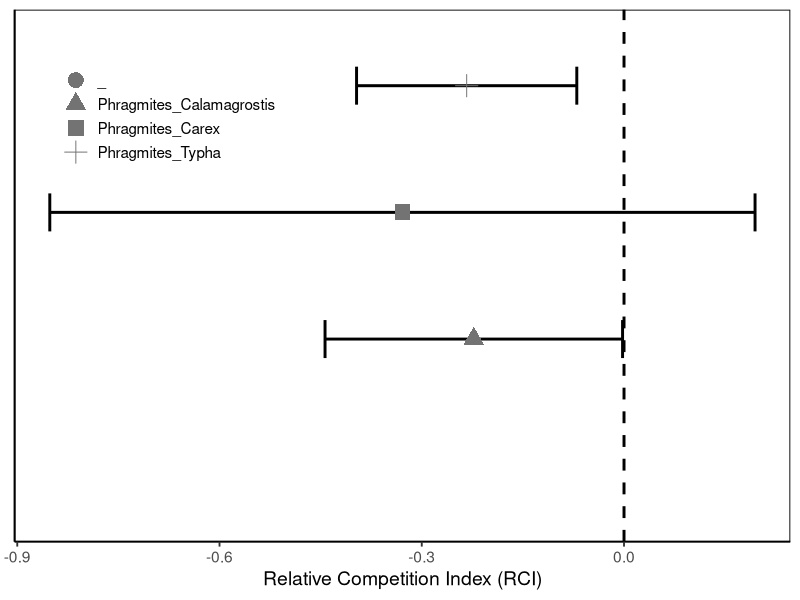
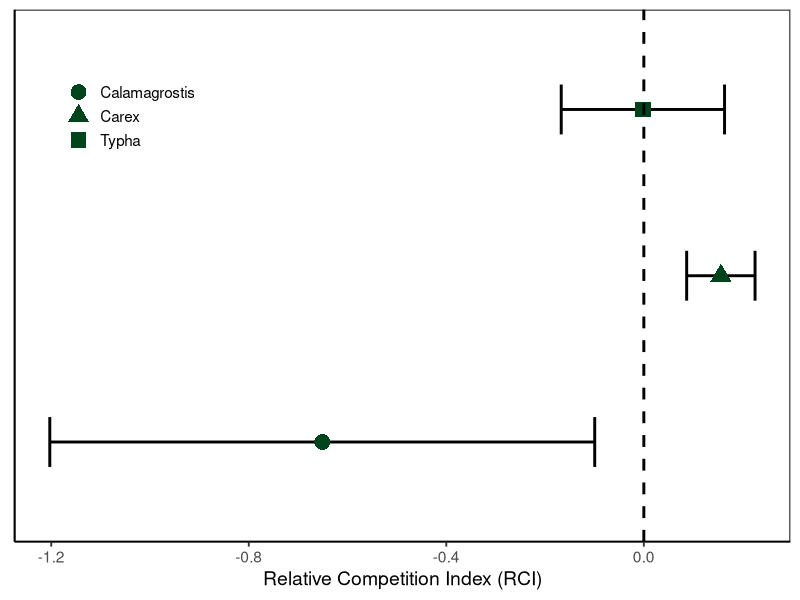
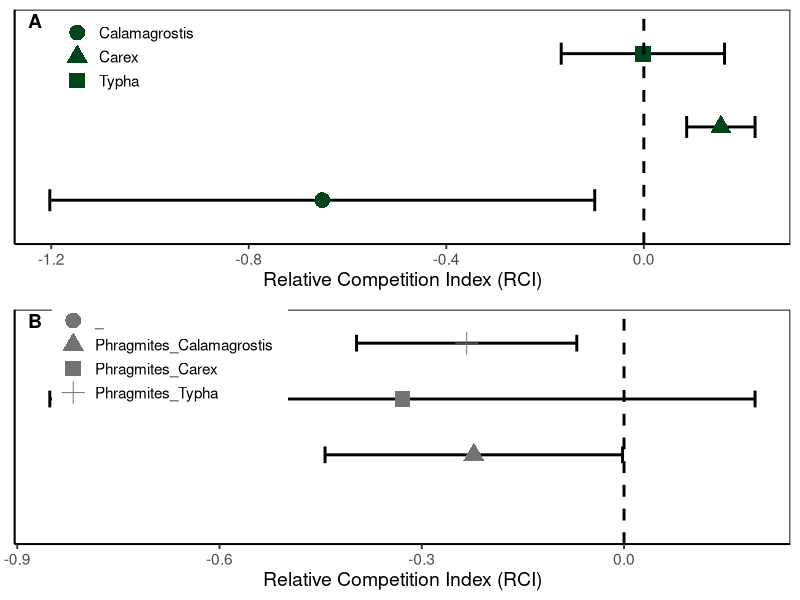
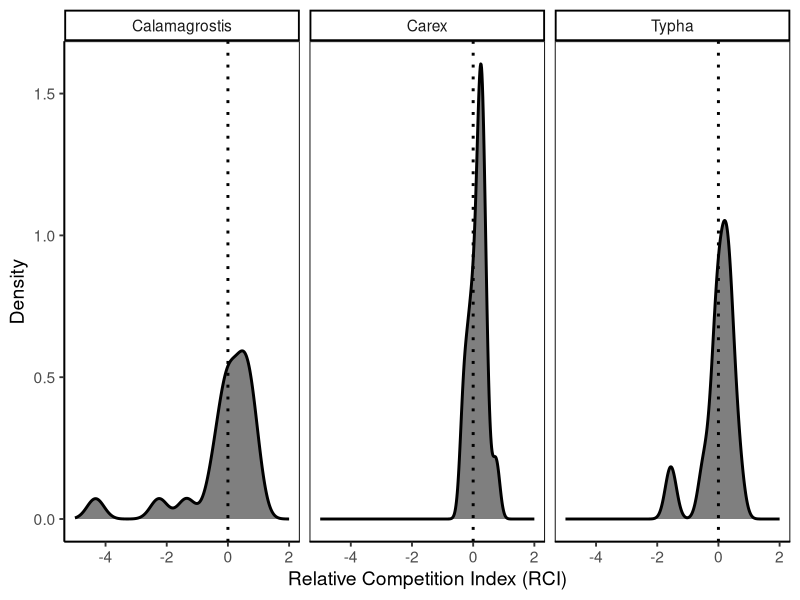
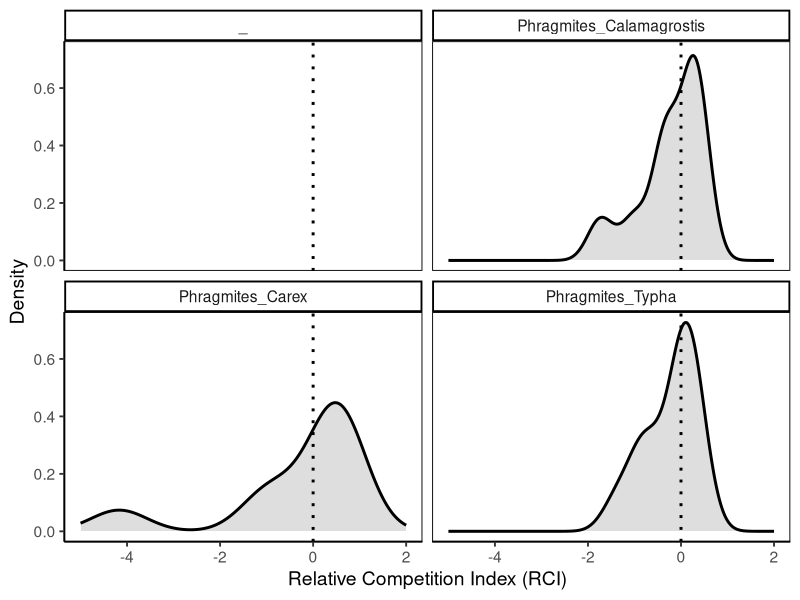
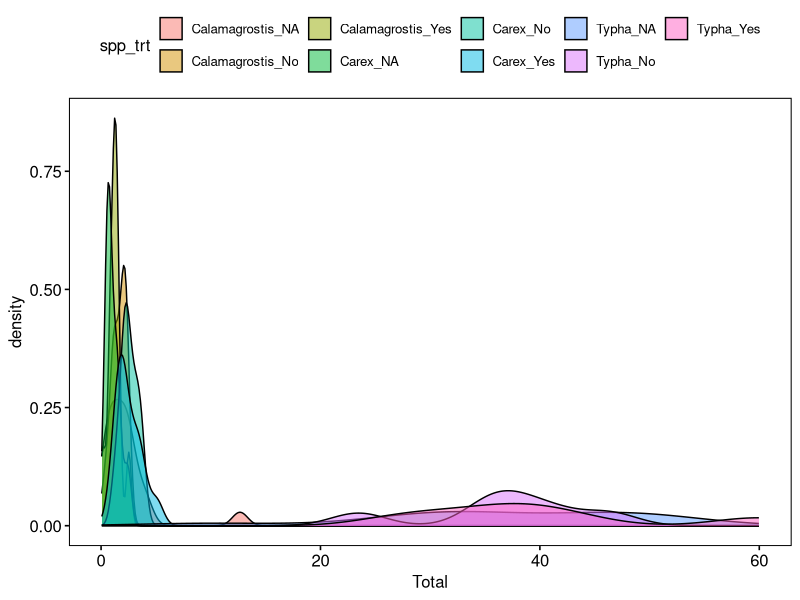
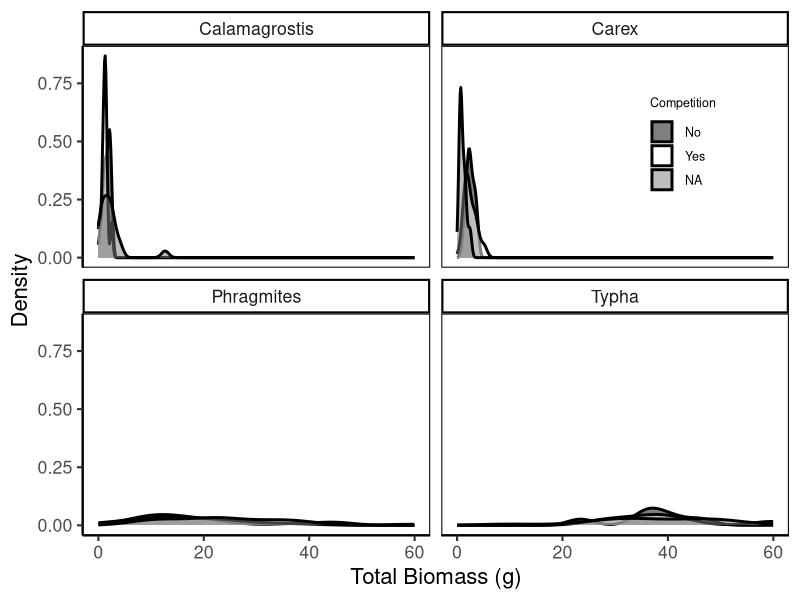
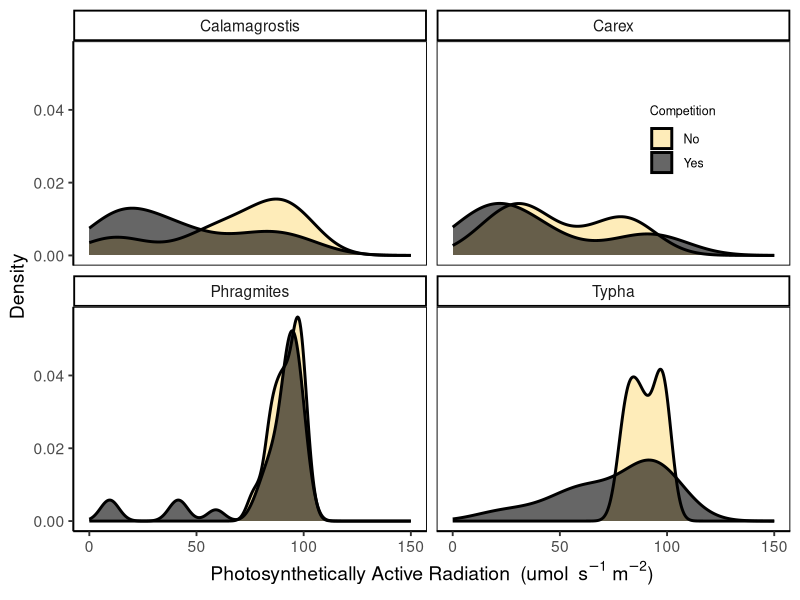

These charts were generated, in order, by the following R code: (Note: this script raises an error after producing the figures.)

library(tidyverse)
library(ggpubr)
library(cowplot)
library(gridExtra)


RCI.res <- read.csv("Data/RCI_residents.csv")
str(RCI.res) 
RCI.res$Year <- as.factor(RCI.res$Year)

sum <- RCI.res %>% 
  group_by(Phytometer, Year) %>% 
  summarise(average = mean(RCI),
            std = sd(RCI),
            N = length(RCI),
            SE = (std/(sqrt(N))))

# A tibble: 6 x 6
# Groups:   Phytometer [3]
#Phytometer      Year   average   std     N     SE
#1 Calamagrostis 2016  -1.37    3.50     10  1.11  
#2 Calamagrostis 2017   0.00591 0.862    11  0.260 
#3 Carex         2016   0.365   0.244     5  0.109 
#4 Carex         2017   0.0611  0.244    11  0.0735
#5 Typha         2016   0.188   0.383     6  0.156 
#6 Typha         2017  -0.192   0.699     6  0.285 


##### Resident species ##############

RCI.plot <- ggplot(sum, aes(x = Phytometer, y = average, colour = Year, shape = Year)) + 
  geom_point(position = position_dodge(0.6),
             size = 5) +
  geom_errorbar(aes(ymin = average - SE, ymax = average + SE),
                width = 0.3, position = position_dodge(0.6),
                color = "black",
                size = 1) +
  theme_classic() +
  scale_colour_manual(values = c("#00441b", "#08519c")) +
  labs(x = " ",
       y = expression(paste("Relative Competition Index (RCI)"))) + 
  theme(panel.border = element_rect(fill = NA)) +
  theme(text = element_text(size = 16),
        axis.text.x = element_text(size = 14),
        axis.text.y = element_text(size = 15)) +
  geom_hline(yintercept = 0, linetype = "dashed",
             size = 1) +
  coord_flip() +
  theme(axis.text.y = element_text(angle = 30))

ggsave("Figures/RCI_residents.jpeg")

###### Phragmites ###############

RCI.phrag <- read.csv("Data/RCI.phrag.csv")
str(RCI.phrag) 
RCI.phrag$Year <- as.factor(RCI.phrag$Year)

RCI.phrag <- RCI.phrag %>% 
  unite("Phytometer", Phytometer,Neighbours, remove = FALSE)


ph.sum <- RCI.phrag %>% 
  group_by(Phytometer, Year) %>% 
  summarise(average = mean(RCI),
            std = sd(RCI),
            N = length(RCI),
            SE = (std/(sqrt(N))))

#   spp_n                    Year  average   std     N    SE
#1 Phragmites_Calamagrostis 2016  -0.123  0.544     6 0.222
#2 Phragmites_Calamagrostis 2017  -0.373  0.958     4 0.479
#3 Phragmites_Carex         2016  -0.675  2.05      5 0.915
#4 Phragmites_Carex         2017   0.104  0.728     4 0.364
#5 Phragmites_Typha         2016  -0.0544 0.373     5 0.167
#6 Phragmites_Typha         2017  -0.361  0.670     7 0.253

##### Resident species ##############

ph.sum <- ph.sum %>% 
  mutate(Year = fct_relevel(Year, "2017", "2016"))

RCI.plot2 <- ggplot(ph.sum, aes(x = Phytometer, y = average, colour = Year, shape = Year)) + 
  geom_point(position = position_dodge(0.6),
             size = 5) +
  geom_errorbar(aes(ymin = average - SE, ymax = average + SE),
                width = 0.3, position = position_dodge(0.6),
                color = "black",
                size = 1) +
  theme_classic() +
  scale_colour_manual(values = c("#00441b", "#08519c")) +
  labs(x = " ",
       y = expression(paste("Relative Competition Index (RCI)"))) + 
  theme(panel.border = element_rect(fill = NA)) +
  theme(text = element_text(size = 16),
        axis.text.x = element_text(size = 14),
        axis.text.y = element_text(size = 15)) +
  geom_hline(yintercept = 0, linetype = "dashed",
             size = 1) +
  coord_flip() +
  theme(axis.text.y = element_text(angle = 30))

ggsave("Figures/RCI_phragmites.jpeg")



RCI.panel <- ggarrange(RCI.plot, RCI.plot2,
                       ncol = 2, common.legend = TRUE,
                       legend = "bottom",
                       labels = "AUTO",
                       hjust = c(-13, -20), vjust = 1.75)

ggsave("Figures/RCI_panel.TIFF", RCI.panel,
       dpi = 150, units = "in")



summed <- full_join(sum, ph.sum)

summmed <- summed %>% 
  mutate(Year = fct_relevel(Year, "2017", "2016"))

summed <- summed %>% 
  mutate(Phytometer = fct_relevel(Phytometer, 
                                  "Typha", 
                                  "Carex", 
                                  "Calamagrostis",
                                  "Phragmites_Typha", 
                                  "Phragmites_Carex", 
                                  "Phragmites_Calamagrostis"))


RCI.plot.all <- ggplot(summed, aes(x = Phytometer, y = average, colour = Year, shape = Year)) + 
  geom_point(position = position_dodge(0.6),
             size = 5) +
  geom_errorbar(aes(ymin = average - SE, ymax = average + SE),
                width = 0.3, position = position_dodge(0.6),
                color = "black",
                size = 1) +
  theme_classic() +
  scale_colour_manual(values = c("#00441b", "#08519c")) +
  labs(x = " ",
       y = expression(paste("Relative Competition Index (RCI)"))) + 
  theme(panel.border = element_rect(fill = NA)) +
  theme(text = element_text(size = 16),
        axis.text.x = element_text(size = 14),
        axis.text.y = element_text(size = 15)) +
  geom_hline(yintercept = 0, linetype = "dashed",
             size = 1) +
  coord_flip() +
  theme(axis.text.y = element_text(angle = 30))

######### No Years Apart ###############

sum.phrag <- RCI.phrag %>% 
  group_by(Phytometer) %>% 
  summarise(average = mean(RCI),
            std = sd(RCI),
            N = length(RCI),
            SE = (std/(sqrt(N))))

#  Phytometer               average   std     N    SE
#1 Phragmites_Calamagrostis  -0.223 0.698    10 0.221
#2 Phragmites_Carex          -0.329 1.57      9 0.523
#3 Phragmites_Typha          -0.233 0.566    12 0.163

write.csv(sum.phrag, "Data/phrag.RCI.sum.csv")

RCI.plot.phr <- ggplot(sum.phrag, aes(x = Phytometer, y = average, shape = Phytometer)) + 
  geom_errorbar(aes(ymin = average - SE, ymax = average + SE),
                width = 0.3, 
                color = "black",
                size = 1) +
  geom_point(size = 5,
             colour = "#737373") +
  theme_classic(base_size = 14) +
  ylab("Relative Competition Index (RCI)") + 
  theme(panel.border = element_rect(fill = NA)) +
  theme(axis.title.y=element_blank(),
        axis.text.y=element_blank(),
        axis.ticks.y=element_blank()) +
  geom_hline(yintercept = 0, linetype = "dashed",
             size = 1) +
  coord_flip() +
  theme(legend.position = c(0.2, 0.8)) +
  theme(legend.title = element_blank()) +
  theme(legend.text=element_text(size=11))


RCI.plot.phr

ggsave("Figures/RCI_phrag.TIFF", RCI.plot.phr,
       dpi = 300)


sum.res <- RCI.res %>% 
  group_by(Phytometer) %>% 
  summarise(average = mean(RCI),
            std = sd(RCI),
            N = length(RCI),
            SE = (std/(sqrt(N))))

#Phytometer     average   std     N     SE
#1 Calamagrostis -0.651   2.53     21 0.552 
#2 Carex          0.156   0.277    16 0.0692
#3 Typha         -0.00193 0.573    12 0.165 

RCI.plot.res <- ggplot(sum.res, aes(x = Phytometer, y = average, shape = Phytometer)) + 
    geom_errorbar(aes(ymin = average - SE, ymax = average + SE),
                width = 0.3, 
                color = "black",
                size = 1) +
  geom_point(size = 5,
             colour = "#00441b") +
  theme_classic(base_size = 14) +
  theme(axis.title.y=element_blank(),
        axis.text.y=element_blank(),
        axis.ticks.y=element_blank()) +
  theme(panel.border = element_rect(fill = NA)) +
  geom_hline(yintercept = 0, linetype = "dashed",
             size = 1) +
  ylab("Relative Competition Index (RCI)") +
  coord_flip() +
  theme(legend.position = c(0.15, 0.8)) +
  theme(legend.title = element_blank()) +
  theme(legend.text=element_text(size=11))

RCI.plot.res


ggsave("Figures/RCI_residents.TIFF", RCI.plot.phr,
       dpi = 300)



panel.RCI <- ggarrange(RCI.plot.res, RCI.plot.phr,
                       nrow = 2,
                   labels = "AUTO",
                   hjust = c(-2, -2),
                   vjust = 2)

panel.RCI

ggsave("Figures/RCI_panel.TIFF", panel.RCI,
       dpi = 300)

######## RCI Density Plots ##########
RCI.res <- read.csv("Data/RCI_residents.csv")
RCI.res

rci.res.den <- ggplot(RCI.res, aes(x = RCI, fill = as.factor(Phytometer))) +
  geom_density(alpha = 0.5, size = 1) +
  facet_wrap("Phytometer") + 
  scale_fill_manual(values = c("black", "black", "black")) +
  theme_classic(base_size = 14) +
  theme(panel.border = element_rect(fill = NA)) +
  labs(x = "Relative Competition Index (RCI)",
       y = "Density") +
  theme(legend.position = "none") +
  xlim(-5, 2) +
  geom_vline(xintercept = 0, linetype="dotted", 
             color = "black", size=1)

rci.res.den 

ggsave("Figures/RCI_density.TIFF", rci.res.den,
       dpi= 300)




RCI.phrag <- read.csv("Data/RCI.phrag.csv")
RCI.phrag

RCI.phrag <- RCI.phrag %>% 
  unite("Species", Phytometer,Neighbours, remove = FALSE)

rci.phr.den <- ggplot(RCI.phrag, aes(x = RCI, fill = as.factor(Phytometer))) +
  geom_density(alpha = 0.5, size = 1) +
  facet_wrap("Species") + 
  scale_fill_manual(values = c("grey", "grey", "grey")) +
  theme_classic(base_size = 14) +
  theme(panel.border = element_rect(fill = NA)) +
  labs(x = "Relative Competition Index (RCI)",
       y = "Density") +
  theme(legend.position = "none") +
  xlim(-5, 2) +
  geom_vline(xintercept = 0, linetype="dotted", 
             color = "black", size=1)

rci.phr.den 

ggsave("Figures/RCI_phrag_density.TIFF", rci.phr.den,
       dpi= 300)


############ Raw Biomass ##########

weights16 <- read.csv("Data/weights_2016.csv")
weights17 <- read.csv("Data/weights_2017.csv")

weights <- full_join(weights16, weights17)
weights <- weights %>% 
  unite("spp_trt", Species, Competition, remove = FALSE)


target <- c("Carex", "Calamagrostis", "Typha")

weight.res <- weights %>% filter(Species %in% target)

res.den <- ggdensity(weight.res, x = "Total", fill = "spp_trt", combine = TRUE)
res.den

density <- ggplot(weights, aes(x = Total, fill = as.factor(Competition))) +
  geom_density(alpha = 0.5, size = 1) +
  facet_wrap("Species") + 
  scale_fill_manual(values = c("black", "white")) +
  theme_classic(base_size = 16) +
  theme(plot.title = element_text(size = 14, face = "bold"),
        legend.title=element_text(size=9), 
        legend.text=element_text(size=9)) +
  theme(panel.border = element_rect(fill = NA)) +
  labs(x = "Total Biomass (g)",
       y = "Density") +
  labs(fill = "Competition") +
  theme(legend.position = c(0.85, 0.8))
  
density

ggsave("Figures/biomass_density.TIFF", density,
       dpi = 300)


##### Light Penetration #########
phrag.light.pair <- read.csv("Data/Light_phrag.csv")
light.res.pair <- read.csv("Data/light_resident.csv")

light <- full_join(phrag.light.pair, light.res.pair)

light <- light %>% #rename the factors
  mutate(Competition = fct_recode(Competition,
                                "No" = "no",
                                "Yes" = "yes"))


light.den <- ggplot(light, aes(x = Incident, fill = as.factor(Competition))) +
  geom_density(alpha = 0.6, size = 1) +
  facet_wrap("Phytometer") + 
  scale_fill_manual(values = c("#fee08b", "black")) +
  theme_classic(base_size = 14) +
  theme(plot.title = element_text(size = 14, face = "bold"),
        legend.title=element_text(size=9), 
        legend.text=element_text(size=9)) +
  theme(panel.border = element_rect(fill = NA)) +
  labs(x = expression(paste("Photosynthetically Active Radiation"," ", " (", "umol  ",  s^-1, " ", m^-2, sep=")")),
       y = "Density") +
  xlim(0, 150) +
  labs(fill = "Competition") +
  theme(legend.position = c(0.85, 0.8))

light.den

ggsave("Figures/Light_densityplot.TIFF", light.den,
       dpi = 300)


Light.Biomass <- ggarrange(light.den, density,
                           rci.res.den, rci.phr.den, 
                       ncol = 2,
                       nrow = 2,
                       labels = "AUTO",
                       hjust = c(-2, -2),
                       vjust = 2)

Light.Biomass

ggsave("Figures/Light_Biomass.TIFF", Light.Biomass,
       height = 8.38, width = 13.7, units = "in",
       dpi = 300)

####### Height ###########

height <- read.csv("Data/Height_long_2017.csv")
height <- na.omit(height)
height$height <- as.numeric(height$height)

date <- height$date
dates <- dmy(date)

height$dates <- dates


str(height)

height <- height %>% 
  unite("spp_trt", Species, Competition, remove = FALSE)

height.sum <- height %>% group_by(spp_trt, dates) %>% 
  summarise(avg = mean(height),
            sd = sd(height),
            N = length(height),
            str = (sd/(sqrt(N))))


height.sum <- height.sum %>% 
  separate(spp_trt, c("Species", NA), remove = FALSE) %>% 
  separate(spp_trt, c(NA, "Competition"), remove = FALSE)



plot <- ggplot(height.sum, aes(x = dates, y = avg,
                           shape = Species,
                           group = spp_trt,
                           color = Competition)) +
  geom_errorbar(aes(ymin = avg - str, ymax = avg + str), width = 0.7) +
  geom_line(color = "black") +
  geom_point(size = 5) + 
  scale_x_date(date_labels = "%d-%b-%y",
                    date_breaks = "1 week") +
  theme_classic() +
  labs(y = "Height (cm)",
       x = "") + 
  scale_color_manual(values = c("grey","black")) +
  scale_shape_manual(values = c(15, 16, 17, 18)) +
  theme(panel.border = element_rect(fill = NA)) +
  theme(text = element_text(size = 14),
        axis.text.x = element_text(size = 12),
        axis.text.y = element_text(size = 14)) +
  labs(shape = "Phytometer & Treatment") +
  ylim(0, 300) +
  transition_reveal(dates)

plot



